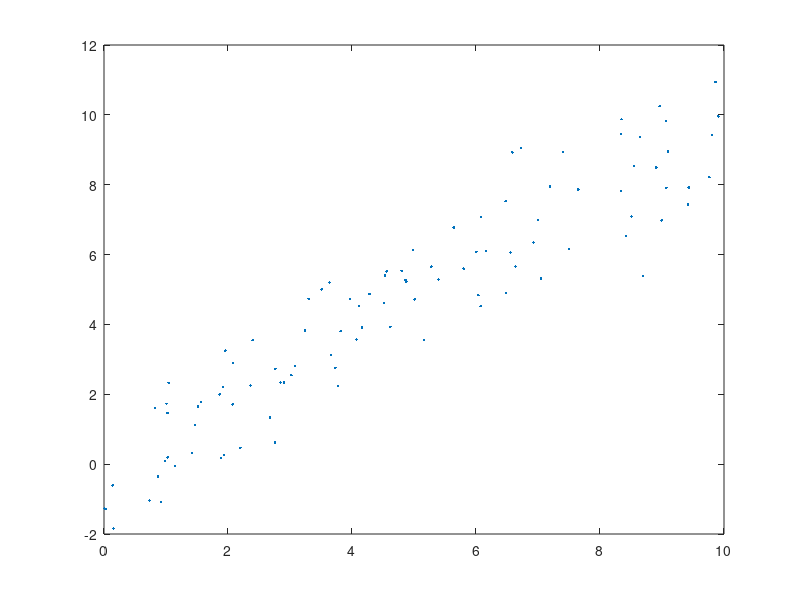

Here is the MATLAB script that generated this plot: (Note: this script raises an error after producing the figure.)

%***** Simple linear regressor Part I ****
% **** by AADISH JOSHI ****
clc;
clear all;
close all;

n=100; %number of sample inputs
error = randn(n, 1); %random integer error
x = rand(n, 1).*10; %enlarging the value of x

y = x + error; %received output

plot(x,y,'.')%plot of x and Y
lsline %lsline is an inbuilt function which gives the best fit line for the data